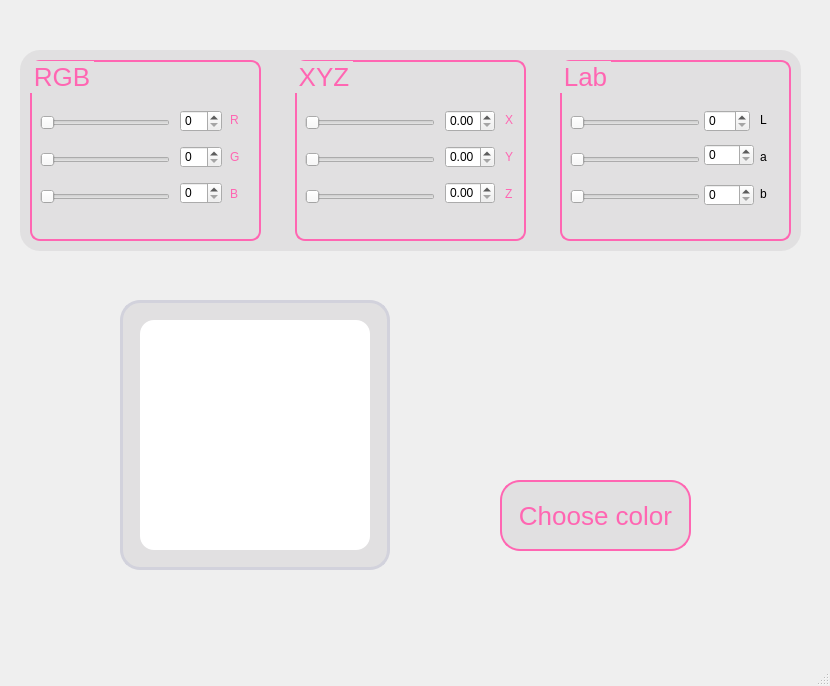
<?xml version="1.0" encoding="UTF-8"?>
<ui version="4.0">
 <class>MainWindow</class>
 <widget class="QMainWindow" name="MainWindow">
  <property name="geometry">
   <rect>
    <x>0</x>
    <y>0</y>
    <width>830</width>
    <height>686</height>
   </rect>
  </property>
  <property name="windowTitle">
   <string>MainWindow</string>
  </property>
  <widget class="QWidget" name="centralwidget">
   <property name="styleSheet">
    <string notr="true">#color_pushButton {
border-radius: 20px;
color: rgb(255, 102, 178);
font-size: 26px;
border-style: solid;
border-width: 2px;
background-color: rgb(225,224,225);
}


</string>
   </property>
   <widget class="QWidget" name="colorwidget" native="true">
    <property name="geometry">
     <rect>
      <x>20</x>
      <y>50</y>
      <width>781</width>
      <height>201</height>
     </rect>
    </property>
    <property name="styleSheet">
     <string notr="true">#colorwidget {
border-radius: 20px;
background-color: rgb(225,224,225);
}

#xyz_groupbox {
color: rgb(255, 102, 178);
font-size: 26px;
border-style: solid;
border-width: 2px;
border-color: rgb(255, 102, 178);
border-radius: 10px;
}

#rgb_groupbox {
color: rgb(255, 102, 178);
font-size: 26px;
border-style: solid;
border-width: 2px;
border-color: rgb(255, 102, 178);
border-radius: 10px;
}

#Lab_groupbox {
color: rgb(255, 102, 178);
font-size: 26px;
border-style: solid;
border-width: 2px;
border-color: rgb(255, 102, 178);
border-radius: 10px;
}

#red_rgb {
color: rgb(255, 102, 178);
}

#hue_hsv {
color: rgb(255, 102, 178);
}

#red_xyz {
color: rgb(255, 102, 178);
}

#green_rgb {
color: rgb(255, 102, 178);
}

#saturation_hsv {
color: rgb(255, 102, 178);
}

#green_xyz {
color: rgb(255, 102, 178);
}

#blue_rgb {
color: rgb(255, 102, 178);
}

#value_hsv {
color: rgb(255, 102, 178);
}

#blue_xyz {
color: rgb(255, 102, 178);
}

</string>
    </property>
    <widget class="QGroupBox" name="rgb_groupbox">
     <property name="geometry">
      <rect>
       <x>10</x>
       <y>10</y>
       <width>231</width>
       <height>181</height>
      </rect>
     </property>
     <property name="title">
      <string>RGB</string>
     </property>
     <widget class="QSlider" name="red_rgb_slider">
      <property name="geometry">
       <rect>
        <x>10</x>
        <y>50</y>
        <width>130</width>
        <height>25</height>
       </rect>
      </property>
      <property name="orientation">
       <enum>Qt::Horizontal</enum>
      </property>
     </widget>
     <widget class="QSlider" name="blue_rgb_slider">
      <property name="geometry">
       <rect>
        <x>10</x>
        <y>124</y>
        <width>130</width>
        <height>25</height>
       </rect>
      </property>
      <property name="orientation">
       <enum>Qt::Horizontal</enum>
      </property>
     </widget>
     <widget class="QSlider" name="green_rgb_slider">
      <property name="geometry">
       <rect>
        <x>10</x>
        <y>87</y>
        <width>130</width>
        <height>25</height>
       </rect>
      </property>
      <property name="orientation">
       <enum>Qt::Horizontal</enum>
      </property>
     </widget>
     <widget class="QLabel" name="green_rgb">
      <property name="geometry">
       <rect>
        <x>200</x>
        <y>89</y>
        <width>21</width>
        <height>16</height>
       </rect>
      </property>
      <property name="text">
       <string>G</string>
      </property>
     </widget>
     <widget class="QLabel" name="blue_rgb">
      <property name="geometry">
       <rect>
        <x>200</x>
        <y>126</y>
        <width>33</width>
        <height>16</height>
       </rect>
      </property>
      <property name="text">
       <string>B</string>
      </property>
     </widget>
     <widget class="QLabel" name="red_rgb">
      <property name="geometry">
       <rect>
        <x>200</x>
        <y>52</y>
        <width>26</width>
        <height>16</height>
       </rect>
      </property>
      <property name="text">
       <string>R</string>
      </property>
     </widget>
     <widget class="QSpinBox" name="red_rgb_spinBox">
      <property name="geometry">
       <rect>
        <x>150</x>
        <y>50</y>
        <width>42</width>
        <height>22</height>
       </rect>
      </property>
     </widget>
     <widget class="QSpinBox" name="green_rgb_spinBox">
      <property name="geometry">
       <rect>
        <x>150</x>
        <y>86</y>
        <width>42</width>
        <height>22</height>
       </rect>
      </property>
     </widget>
     <widget class="QSpinBox" name="blue_rgb_spinBox">
      <property name="geometry">
       <rect>
        <x>150</x>
        <y>122</y>
        <width>42</width>
        <height>22</height>
       </rect>
      </property>
     </widget>
    </widget>
    <widget class="QGroupBox" name="xyz_groupbox">
     <property name="geometry">
      <rect>
       <x>275</x>
       <y>10</y>
       <width>231</width>
       <height>181</height>
      </rect>
     </property>
     <property name="title">
      <string>XYZ</string>
     </property>
     <widget class="QSlider" name="red_xyz_slider">
      <property name="geometry">
       <rect>
        <x>10</x>
        <y>50</y>
        <width>130</width>
        <height>25</height>
       </rect>
      </property>
      <property name="orientation">
       <enum>Qt::Horizontal</enum>
      </property>
     </widget>
     <widget class="QSlider" name="blue_xyz_slider">
      <property name="geometry">
       <rect>
        <x>10</x>
        <y>124</y>
        <width>130</width>
        <height>25</height>
       </rect>
      </property>
      <property name="orientation">
       <enum>Qt::Horizontal</enum>
      </property>
     </widget>
     <widget class="QSlider" name="green_xyz_slider">
      <property name="geometry">
       <rect>
        <x>10</x>
        <y>87</y>
        <width>130</width>
        <height>25</height>
       </rect>
      </property>
      <property name="orientation">
       <enum>Qt::Horizontal</enum>
      </property>
     </widget>
     <widget class="QLabel" name="green_xyz">
      <property name="geometry">
       <rect>
        <x>210</x>
        <y>89</y>
        <width>21</width>
        <height>16</height>
       </rect>
      </property>
      <property name="text">
       <string>Y</string>
      </property>
     </widget>
     <widget class="QLabel" name="blue_xyz">
      <property name="geometry">
       <rect>
        <x>210</x>
        <y>126</y>
        <width>33</width>
        <height>16</height>
       </rect>
      </property>
      <property name="text">
       <string>Z</string>
      </property>
     </widget>
     <widget class="QLabel" name="red_xyz">
      <property name="geometry">
       <rect>
        <x>210</x>
        <y>52</y>
        <width>26</width>
        <height>16</height>
       </rect>
      </property>
      <property name="text">
       <string>X</string>
      </property>
     </widget>
     <widget class="QDoubleSpinBox" name="red_xyz_doubleSpinBox">
      <property name="geometry">
       <rect>
        <x>150</x>
        <y>50</y>
        <width>50</width>
        <height>22</height>
       </rect>
      </property>
     </widget>
     <widget class="QDoubleSpinBox" name="green_xyz_doubleSpinBox">
      <property name="geometry">
       <rect>
        <x>150</x>
        <y>86</y>
        <width>50</width>
        <height>22</height>
       </rect>
      </property>
     </widget>
     <widget class="QDoubleSpinBox" name="blue_xyz_doubleSpinBox">
      <property name="geometry">
       <rect>
        <x>150</x>
        <y>122</y>
        <width>50</width>
        <height>22</height>
       </rect>
      </property>
     </widget>
    </widget>
    <widget class="QGroupBox" name="Lab_groupbox">
     <property name="geometry">
      <rect>
       <x>540</x>
       <y>10</y>
       <width>231</width>
       <height>181</height>
      </rect>
     </property>
     <property name="title">
      <string>Lab</string>
     </property>
     <widget class="QSlider" name="L_lab_slider">
      <property name="geometry">
       <rect>
        <x>10</x>
        <y>50</y>
        <width>130</width>
        <height>25</height>
       </rect>
      </property>
      <property name="orientation">
       <enum>Qt::Horizontal</enum>
      </property>
     </widget>
     <widget class="QSlider" name="b_lab_slider">
      <property name="geometry">
       <rect>
        <x>10</x>
        <y>124</y>
        <width>130</width>
        <height>25</height>
       </rect>
      </property>
      <property name="orientation">
       <enum>Qt::Horizontal</enum>
      </property>
     </widget>
     <widget class="QSlider" name="a_lab_slider">
      <property name="geometry">
       <rect>
        <x>10</x>
        <y>87</y>
        <width>130</width>
        <height>25</height>
       </rect>
      </property>
      <property name="orientation">
       <enum>Qt::Horizontal</enum>
      </property>
     </widget>
     <widget class="QLabel" name="a_lab">
      <property name="geometry">
       <rect>
        <x>200</x>
        <y>89</y>
        <width>21</width>
        <height>16</height>
       </rect>
      </property>
      <property name="text">
       <string>a</string>
      </property>
     </widget>
     <widget class="QLabel" name="b_lab">
      <property name="geometry">
       <rect>
        <x>200</x>
        <y>126</y>
        <width>33</width>
        <height>16</height>
       </rect>
      </property>
      <property name="text">
       <string>b</string>
      </property>
     </widget>
     <widget class="QLabel" name="L_lab">
      <property name="geometry">
       <rect>
        <x>200</x>
        <y>52</y>
        <width>26</width>
        <height>16</height>
       </rect>
      </property>
      <property name="text">
       <string>L</string>
      </property>
     </widget>
     <widget class="QSpinBox" name="L_lab_spinBox">
      <property name="geometry">
       <rect>
        <x>144</x>
        <y>50</y>
        <width>46</width>
        <height>22</height>
       </rect>
      </property>
     </widget>
     <widget class="QSpinBox" name="b_lab_spinBox">
      <property name="geometry">
       <rect>
        <x>144</x>
        <y>124</y>
        <width>50</width>
        <height>22</height>
       </rect>
      </property>
     </widget>
     <widget class="QSpinBox" name="a_lab_spinBox">
      <property name="geometry">
       <rect>
        <x>144</x>
        <y>84</y>
        <width>50</width>
        <height>22</height>
       </rect>
      </property>
     </widget>
    </widget>
   </widget>
   <widget class="QWidget" name="frame_widget" native="true">
    <property name="geometry">
     <rect>
      <x>120</x>
      <y>300</y>
      <width>270</width>
      <height>270</height>
     </rect>
    </property>
    <property name="styleSheet">
     <string notr="true">#frame_widget {
background-color: rgb(225,224,225);
border-style: solid;
border-width: 3px;
border-color: rgb(210,210,220);
border-radius: 20px;
}

#label {
background-color: white;
border-radius: 14px; 
}
</string>
    </property>
    <widget class="QLabel" name="label">
     <property name="geometry">
      <rect>
       <x>20</x>
       <y>20</y>
       <width>230</width>
       <height>230</height>
      </rect>
     </property>
     <property name="text">
      <string/>
     </property>
    </widget>
   </widget>
   <widget class="QPushButton" name="color_pushButton">
    <property name="geometry">
     <rect>
      <x>500</x>
      <y>480</y>
      <width>191</width>
      <height>71</height>
     </rect>
    </property>
    <property name="text">
     <string>Choose color</string>
    </property>
   </widget>
  </widget>
  <widget class="QMenuBar" name="menubar">
   <property name="geometry">
    <rect>
     <x>0</x>
     <y>0</y>
     <width>830</width>
     <height>22</height>
    </rect>
   </property>
  </widget>
  <widget class="QStatusBar" name="statusbar"/>
 </widget>
 <resources/>
 <connections/>
</ui>
